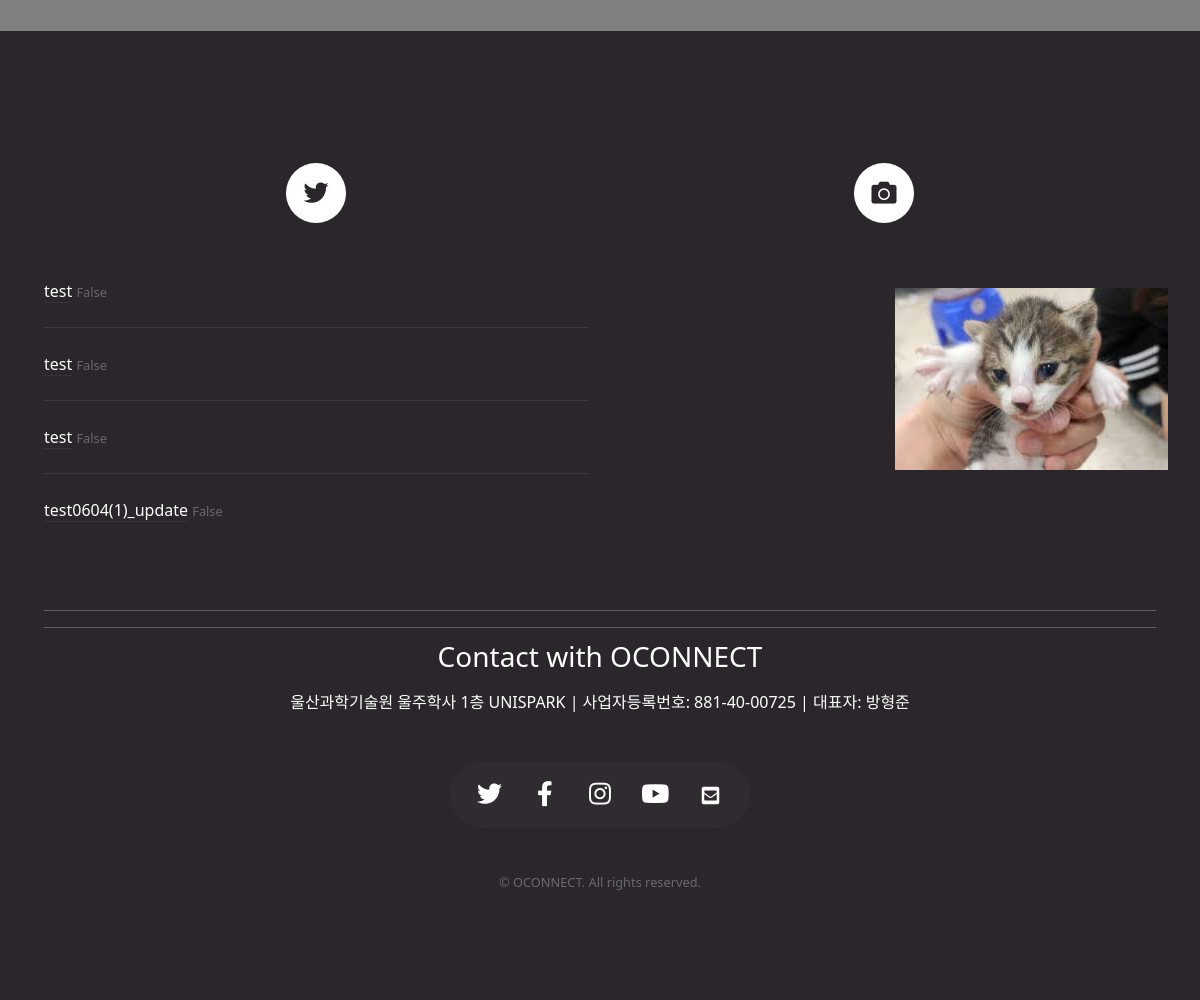
/ (lower part), run on an earlier commit of the app's database.
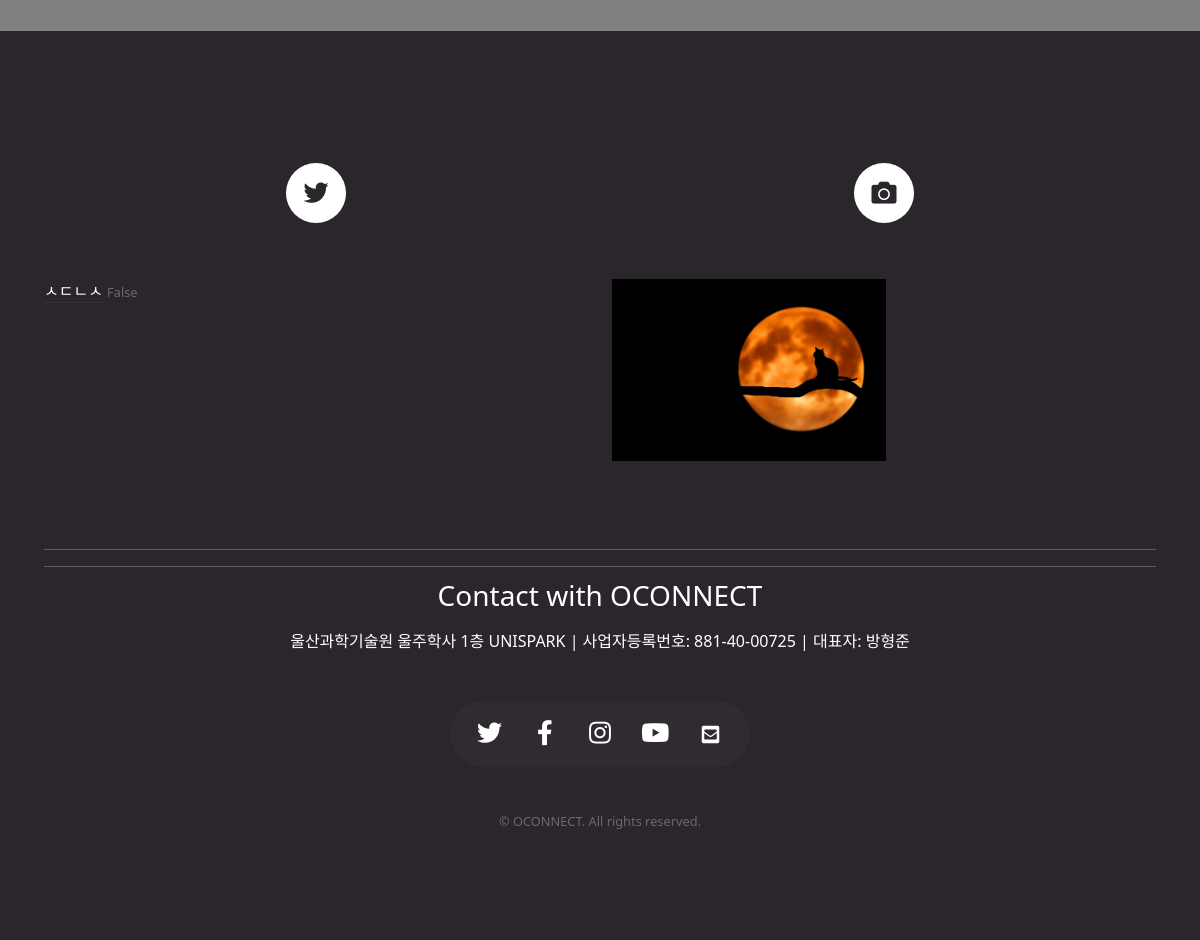
And on a later commit of the database.
### newsapp/models.py (models this page shows)
class News(models.Model):
    writer = models.ForeignKey(User, on_delete=models.SET_NULL, related_name='news', null=True)
    title = models.CharField(verbose_name='TITLE', max_length=70, null=True)
    image = models.ImageField(upload_to='news/', null=True)
    link = models.CharField(verbose_name='LINK', max_length=300, null=True, blank=True)
    create_dt = models.DateTimeField('CREATE DATE', auto_now_add=True, null=True)
    modify_dt = models.DateTimeField('MODIFY DATE', auto_now=True, null=True)
    @property
    def show_date(self):
        time = datetime.now(tz=timezone.utc) - self.modify_dt
        if time < timedelta(minutes=1):
            return '방금 전'
        elif time < timedelta(hours=1):
            return str(int(time.seconds / 60)) + '분 전'
        elif time < timedelta(days=1):
            return str(int(time.seconds / 3600)) + '시간 전'
        elif time < timedelta(days=7):
            time = datetime.now(tz=timezone.utc).date() - self.modify_dt.date()
            return str(time.days) + '일 전'
        else:
            return False

### newsapp/views.py (the view)
# urls.py: path('', NewsListView.as_view(), name='home'),
class NewsListView(ListView):
    model = News
    context_object_name = 'news_list'
    template_name = 'index.html'

### templates/index.html (shortened to what this page needs)
<!DOCTYPE HTML>
{% load static %}
<html lang="ko">
	{% include 'head.html' %}
	<body class="homepage is-preload" style="background: gray;">
		<div id="page-wrapper">
				<div id="footer">
					<div class="container">
						<div class="row">
								<section class="col-6 col-12-mobile">
									<header>
										<h2 class="icon brands fa-twitter circled"><span class="label">Tweets</span></h2>
									</header>
									<ul class="divided">
										{% if news_list %}
										{% for list in news_list %}
										<li>
											<article class="tweet">
												<a href="{{ list.link }}" target="_blank" style="text-decoration: none; color: white;">{{ list.title }}</a>
												<span class="timestamp">{{ list.show_date }}</span>
											</article>
										</li>
										{% endfor%}
										{% endif%}
									</ul>
								</section>
								<section class="col-6 col-12-mobile">
									<header>
										<h2 class="icon solid fa-camera circled"><span class="label">Photos</span></h2>
									</header>
									<div class="row gtr-25">
										{% if news_list %}
										{% for list in news_list %}
										<div class="col-6">
											<a href="#" class="image fit"><img src="{{list.image.url}}" alt="" /></a>
										</div>
										{% endfor%}
										{% endif%}
									</div>
								</section>
						</div>
						<hr>
						<hr style="margin-bottom: 3rem;"/>
						<div class="row">
							<div class="col-12">
									<section class="contact" id="contacts">
										<header>
											<h3>Contact with OCONNECT</h3>
										</header>
										<p>울산과학기술원 울주학사 1층 UNISPARK  |  사업자등록번호: 881-40-00725  |  대표자: 방형준</p>
										<ul class="icons">
											<li><a href="https://m.facebook.com/profile.php?id=100615271652569&ref=content_filter" class="icon brands fa-twitter"><span class="label">Twitter</span></a></li>
											<li><a href="https://m.facebook.com/profile.php?id=100615271652569&ref=content_filter" class="icon brands fa-facebook-f"><span class="label">Facebook</span></a></li>
											<li><a href="https://www.instagram.com/oconnect_official/" class="icon brands fa-instagram"><span class="label">Instagram</span></a></li>
											<li><a href="https://www.youtube.com/channel/UCnYApNMkr3LfysaSTcdG3Cw" class="icon brands fa-youtube"><span class="label">Youtube</span></a></li>
											<li><a href="mailto:ekekr1204@unist.ac.kr" class="icon brands"><i class="fas fa-envelope-square"></i></a></li>
										</ul>
									</section>
									<div class="copyright">
										<ul class="menu">
											<li>&copy; OCONNECT. All rights reserved.</li>
										</ul>
									</div>
							</div>
						</div>
					</div>
				</div>
		</div>
	</body>
</html>

### templates/head.html (shortened to what this page needs)
{% load static %}
<head>
    <link rel="stylesheet" href="{% static 'css/main.css'%}" />
    <link rel="stylesheet" type="text/css" href="{% static 'css/bootstrap.min.css' %}">
</head>

What changed in the data, as far as the page shows it:
removed News: title "test", show_date "False"
removed News: title "test", show_date "False"
removed News: title "test", show_date "False"
removed News: title "test0604(1)_update", show_date "False", image (picture)
added News: title "ㅅㄷㄴㅅ", show_date "False", image (picture)
